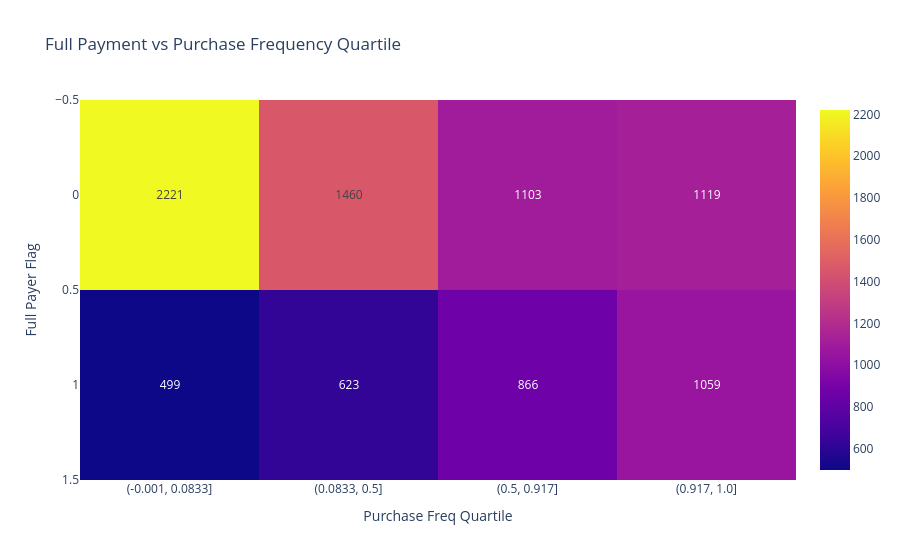

This figure's notebook cell:
### Code cell
df_clean["purchase_freq_bin"] = pd.qcut(df_clean["PURCHASES_FREQUENCY"], 4, duplicates="drop")
ct = pd.crosstab(df_clean["full_payer_flag"], df_clean["purchase_freq_bin"])
ct.columns = ct.columns.astype(str)
print(ct)
fig = px.imshow(ct, text_auto=True, title="Full Payment vs Purchase Frequency Quartile",
                labels=dict(x="Purchase Freq Quartile", y="Full Payer Flag"))
display_plotly(fig, title="heatmap_full_payment_vs_purchase_freq_quartile", section="03_eda")

### Figure 1 — Plotly figure (JSON) as saved in the notebook; plotly's stock layout.template omitted (floating-point values rounded to 4 significant figures)
{"data": [{"coloraxis": "coloraxis", "hovertemplate": "Purchase Freq Quartile: %{x}<br>Full Payer Flag: %{y}<br>color: %{z}<extra></extra>", "name": "0", "texttemplate": "%{z}", "type": "heatmap", "x": ["(-0.001, 0.0833]", "(0.0833, 0.5]", "(0.5, 0.917]", "(0.917, 1.0]"], "xaxis": "x", "y": [0, 1], "yaxis": "y", "z": [[2221, 1460, 1103, 1119], [499, 623, 866, 1059]]}], "layout": {"coloraxis": {"colorscale": [[0, "#0d0887"], [0.1111, "#46039f"], [0.2222, "#7201a8"], [0.3333, "#9c179e"], [0.4444, "#bd3786"], [0.5556, "#d8576b"], [0.6667, "#ed7953"], [0.7778, "#fb9f3a"], [0.8889, "#fdca26"], [1, "#f0f921"]]}, "title": {"text": "Full Payment vs Purchase Frequency Quartile"}, "xaxis": {"anchor": "y", "constrain": "domain", "domain": [0, 1], "scaleanchor": "y", "title": {"text": "Purchase Freq Quartile"}}, "yaxis": {"anchor": "x", "autorange": "reversed", "constrain": "domain", "domain": [0, 1], "title": {"text": "Full Payer Flag"}}}}
